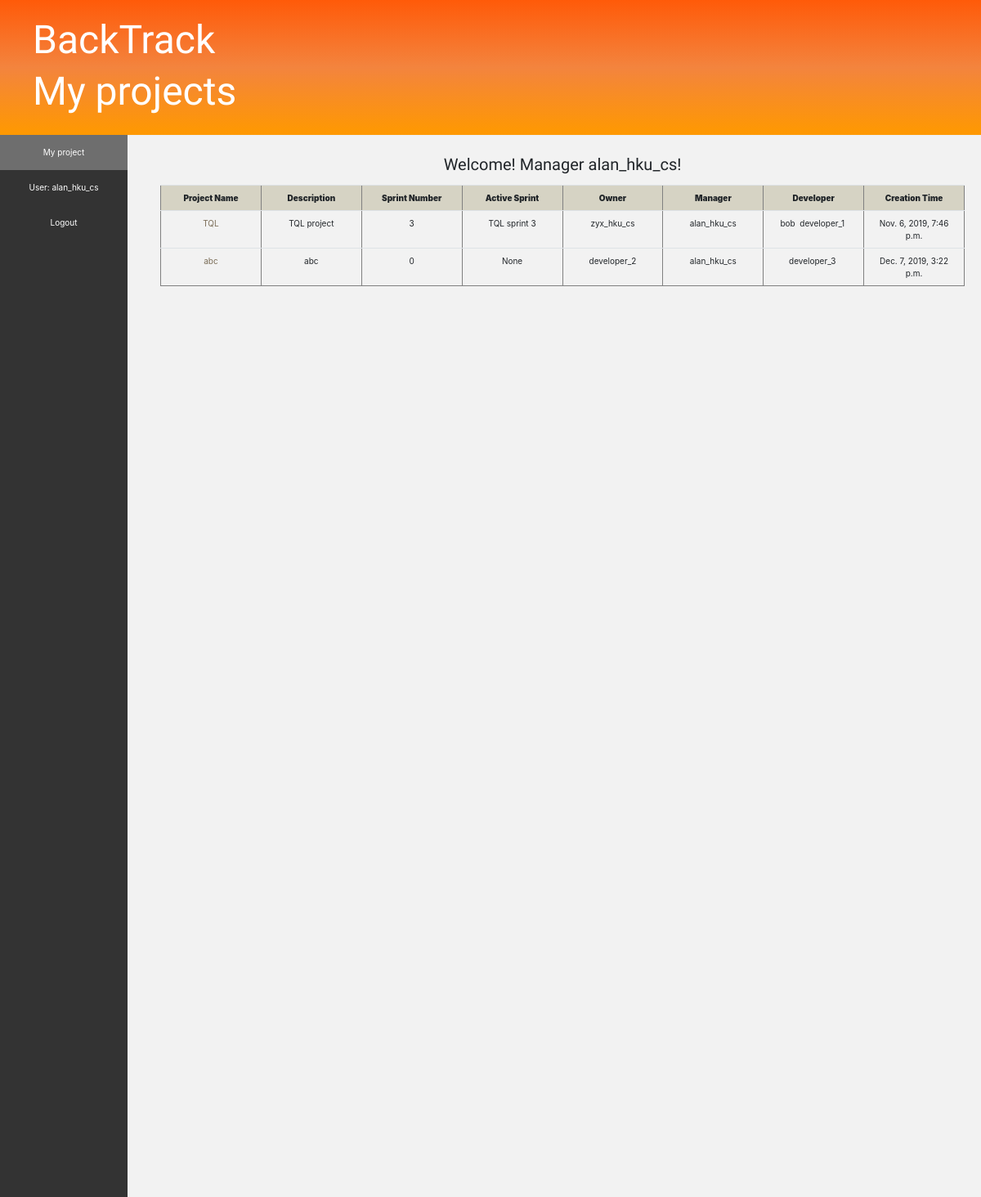
Page /project/ (signed in) on the committed database.
### project/models.py (models this page shows, shortened)
class BackTrackUser(AbstractUser):
    pass
    STATUS_CHOICES = [
        ('Available', 'Available'),
        ('Not available', 'Not available')
    ]
    status = models.CharField(max_length=13, choices=STATUS_CHOICES, default='Available')
    project = models.ForeignKey("Project", null=True, blank=True, on_delete=models.SET_NULL)
    def __str__(self):
        return self.username

class Project(models.Model):
    name = models.CharField(max_length=100)
    description = models.CharField(max_length=500)
    manager = models.ForeignKey(BackTrackUser, related_name='manager', null=True, blank=True, on_delete=models.SET_NULL)
    time = models.DateTimeField(auto_now=False, auto_now_add=True)
    activeSprint = models.ForeignKey('sprintBacklog.SprintBacklog', related_name='active_sprint', null=True, blank=True, on_delete=models.SET_NULL)
    sprintNumber = models.PositiveSmallIntegerField(null=False, blank=False, default=0)
    owner = models.OneToOneField(BackTrackUser, related_name='owner', on_delete=models.CASCADE)
    def get_developers(self):
        return BackTrackUser.objects.filter(project__pk=self.pk)

### sprintBacklog/models.py (models this page shows)
class SprintBacklog(models.Model):
    STATUS_CHOICES = [
        ('Ready', 'Ready'),
        ('Finished', 'Finished'),
        ('In process', 'In process')
    ]
    project = models.ForeignKey(Project, null=False, on_delete=models.CASCADE)
    sprintNumber = models.PositiveSmallIntegerField(null=False, blank=False)
    capacity = models.PositiveSmallIntegerField(null=False, blank=False)
    status = models.CharField(max_length=10, choices=STATUS_CHOICES, default='In process')
    ddl = models.DateTimeField()
    time = models.DateTimeField(null=True, blank=True)
    def __str__(self):
        return self.project.name + " sprint " + str(self.sprintNumber)

### project/views.py (the view)
# urls.py: path('', views.ProjectMain.as_view(), name='project_main'),
class ProjectMain(TemplateView):
    template_name = "project_main.html"
    def get_context_data(self, **kwargs):
        request = self.request
        user = request.user
        if user.is_authenticated:
            if user.is_superuser:
                group = 'Super User'
                project_list = Project.objects.all()
            elif user.groups.filter(name='Owners').count():
                group = 'Owner'
                project_list = Project.objects.filter(owner__pk=user.pk)
            elif user.groups.filter(name='Managers').count():
                group = 'Manager'
                project_list = Project.objects.filter(manager__pk=user.pk)
            else:
                group = 'Developer'
                if user.project is not None:
                    project_list = [user.project]
                else:
                    project_list = None
        else:
            project_list = None
            group = None
        context = super().get_context_data(**kwargs)
        context['project_list'] = project_list
        context['group'] = group
        return context

### templates/project_main.html (shortened to what this page needs)
<!DOCTYPE html>
{% load static %}
<html lang="en">
<head>
    <link rel="stylesheet" href="//maxcdn.bootstrapcdn.com/bootstrap/3.2.0/css/bootstrap.min.css">
    <link rel="stylesheet" href="//maxcdn.bootstrapcdn.com/bootstrap/3.2.0/css/bootstrap-theme.min.css">
    <link rel="stylesheet" href="https://stackpath.bootstrapcdn.com/bootstrap/4.3.1/css/bootstrap.min.css">
    <link rel="stylesheet" href="{% static 'css/productBacklog.css' %}">
</head>
<body>
    {% if user.is_authenticated %}
        <div class="page-header">
            <h1>BackTrack</h1>
            <h2>My projects</h2>
        </div>
        <div class="menu">
            <ul>
                <li><a class='active' href="">My project</a></li>
                <li><a href="../../../accounts/profile">User: {{ user.get_username }}</a></li>
                <li><a href="{% url 'logout'%}?next={{request.path}}">Logout</a></li>
            </ul>
        </div>
        <div class="main">
            <div style="text-align:center;">
                    <p style="font-family: 'Lobster', cursive; font-size: 15pt;">Welcome! {{ group }} {{ user.username }}!</p>
            </div>
            {% if project_list %}
                <div class="table" style="text-align:center; margin:0 auto;">
                    <table border="1" style="margin:0 auto;">
                        <tr>
                            <th width="10%"><b>Project Name</b></th>
                            <th width="10%"><b>Description</b></th>
                            <th width="10%"><b>Sprint Number</b></th>
                            <th width="10%"><b>Active Sprint</b></th>
                            <th width="10%"><b>Owner</b></th>
                            <th width="10%"><b>Manager</b></th>
                            <th width="10%"><b>Developer</b></th>
                            <th width="10%"><b>Creation Time</b></th>
                        </tr>
                        {% for project in project_list %}
                            <tr>
                                <td><a href="{{ project.pk }}">{{ project.name }}</a></td>
                                <td>{{ project.description }}</td>
                                <td>{{ project.sprintNumber }}</td>
                                <td>{{ project.activeSprint }}</td>
                                <td>{{ project.owner }}</td>
                                <td>
                                    {% if project.manager %}
                                        {{ project.manager }}
                                    {% else %}
                                        {% if group == 'Owner' or group == 'Super User' %}
                                            <a href="/project/{{ project.pk }}/manager/invite">Invite</a>
                                        {% endif %}
                                    {% endif %}
                                </td>
                                <td>
                                    {% for developer in project.get_developers %}
                                        {{ developer.username }}&#160;
                                    {% endfor %}
                                </td>
                                <td>{{ project.time }}</td>
                            </tr>
                        {% endfor %}
                    </table>
                </div>
            {% endif %}
        </div>
    {% endif %}
</body>
</html>

### static/css/productBacklog.css (style rules this page uses)
.page-header { background: linear-gradient(#FF5A09, #F3843E, #FF9900); margin: 0; padding: 20px 20px 20px 40px; }
.page-header h1, .page-header h1 a, .page-header h1 a:visited, .page-header h1 a:active { color: #ffffff; font-size: 36pt; text-decoration: none; }
.page-header h2, .page-header h2 a, .page-header h2 a:visited, .page-header h2 a:active { color: #ffffff; font-size: 36pt; text-decoration: none; }
h1, h2, h3, h4 { font-family: 'Lobster', cursive; }
th { background-color: #D6D3C4; }
td a { color: #7A6C56; }
html, body { height: 100%; }
div.menu { height: 100%; width: 13%; overflow-y: auto; position: absolute; margin-top: -1px; left: 0;background-color: #333; }
.menu ul { list-style-type: none; margin: 0; padding: 0; overflow: hidden; background-color: #333; }
.menu li { float: left; width: 100%; }
.menu li a { display: block; color: white; text-align: center; padding: 14px 16px; text-decoration: none; }
.active { background-color: #6E6E6E; }
.main { background-color: #F2F2F2; }
div.main { right: 0; float: left; height: 100%; width: 87%; overflow-y: auto; position:absolute; padding: 20px 20px 20px 40px; }

### rows in the picture
BackTrackUser: get_username "alan_hku_cs", username "alan_hku_cs"
Project: name "TQL", description "TQL project", sprintNumber "3", activeSprint "TQL sprint 3", owner "zyx_hku_cs", manager "alan_hku_cs", time "Nov. 6, 2019, 7:46 p.m."
BackTrackUser: username "bob"
BackTrackUser: username "developer_1"
Project: name "abc", description "abc", sprintNumber "0", activeSprint "None", owner "developer_2", manager "alan_hku_cs", time "Dec. 7, 2019, 3:22 p.m."
BackTrackUser: username "developer_3"

### other values in the picture
{{ group }} "Manager"
